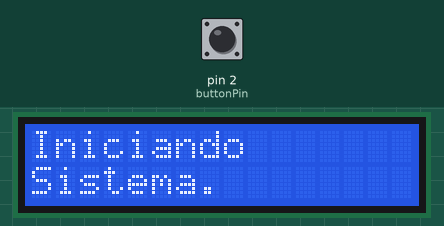
A sketch run on a simulated Arduino Uno, built with avr-gcc and run on an emulated ATmega328P. On the bench: 16×2 character LCD. The test bench sets the inputs (shaded band); at power-on: pin 2 (buttonPin) HIGH. No radio packets arrive unless stated.

Above: at 0.8 s.
At 4.6 s:
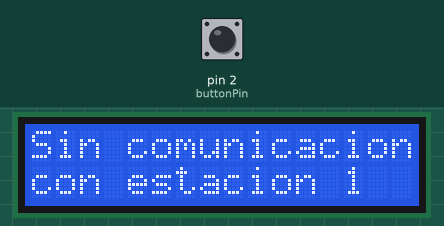
4.7 s: pin 2 (buttonPin) pulled LOW for 0.15 s
At 5.9 s:
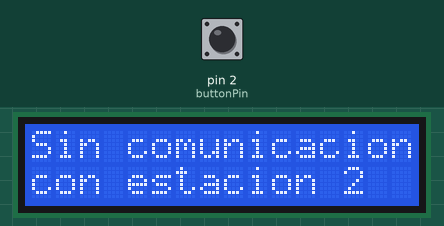
Timing chart, 0 to 7.7 s (numbered marks = the images above; inputs shaded):
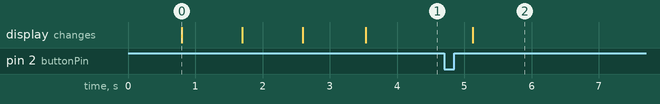

Measured:
- after the input at 4.7 s, the display: changes after 0.43 s (image 2)

The sketch:

Base00.ino
```cpp
//          == Base/ Master Node 00==

#include <SPI.h>
#include<Wire.h>
#include <RF24Network.h>
#include <RF24.h>
#include <LiquidCrystal_I2C.h>

//===== === =====//

RF24 radio(9, 10);               // nRF24L01 (CE,CSN)
RF24Network network(radio);      // Include the radio in the network
RF24NetworkHeader header;        // Header RF24Network
const uint16_t this_node = 00;   // Address of this node in Octal format ( 04,031, etc)
const uint16_t node01 = 01;      // Address of the other node in Octal format
const uint16_t node02 = 02;
uint16_t station = node01;       // Current station from which information is being received


LiquidCrystal_I2C lcd(0x27, 16, 2);
byte C[8] = { B00100, B01010, B00100, B00000, B00000, B00000, B00000, B00000 };


typedef struct {
  float temp, hA, hS;
  int ID;
}
st;
st incomingData;


const int timeThreshold = 150;
const int buttonPin = 2;
long long timeCounter = 0;


bool flag = false;

//===== === =====//

void setup() {
  SPI.begin();
  radio.begin();
  network.begin(78, this_node);  //(channel, node address)
  radio.setPALevel(RF24_PA_MAX);

  startLCD();

  pinMode(buttonPin, INPUT_PULLUP);
  attachInterrupt(digitalPinToInterrupt(buttonPin), changeStation, FALLING);

  welcome();
}

void loop() {
  network.update();
  scanNetwork();
}
```

Network.ino
```cpp
void scanNetwork()
{
  if ( network.available() ) {     // Is there any incoming data?
    getData();
  } else {
    errorToConnect();
  }
}


void getData()
{
  //===== Receiving =====//
  updateData();
  if (header.from_node == station) {    // If data comes from current Node selected
    printIncomingData();
  }
}


void updateData()
{
  network.update();
  network.read(header, &incomingData, sizeof(incomingData)); // Read the incoming data
}


void changeStation()
{
  if (millis() > timeCounter + timeThreshold)
  {
    if (station == node01) {
      station = node02;
    } else {
      station = node01;
    }
    timeCounter = millis();
    flag = true;
  }
}
```

LCD.ino
```cpp
void startLCD()
{
  lcd.init();
  lcd.backlight();
  lcd.clear();
  lcd.createChar (0,C);
}


void welcome()
{
  lcd.setCursor(0, 0);
  lcd.print("Iniciando");
  lcd.setCursor(0, 1);
  lcd.print("Sistema");
  delay(700);
  lcd.print(".");
  delay(900);
  lcd.print(".");
  delay(900);
  lcd.print(".");
  delay(900);
}


void printIncomingData()
{
  for (int c = 0; c <= 2; c ++) {
    if ( flag == true ) {
      flag = false;
      return;
    }
    updateData();
    printLCD();
    delay(1000);
  }


  if ( flag == true ) {
    flag = false;
    return;
  }


  for (int c = 0; c <= 5; c ++) {
    updateData();
    lcd.scrollDisplayLeft();
    delay(200);
  }

  delay(2000);

  for (int c = 0; c <= 5; c ++) {
    updateData();
    lcd.scrollDisplayRight();
    delay(200);
  }
}


void printLCD()
{
  lcd.clear();
  lcd.setCursor(0, 0);
  lcd.print("Estacion ");
  lcd.print(incomingData.ID);
  lcd.setCursor(0, 1);
  lcd.print("T:");
  lcd.print((int)incomingData.temp);
  lcd.write (byte (0));
  lcd.print("C");
  lcd.print(" HA:");
  lcd.print((int)incomingData.hA);
  lcd.print("%/T");
  lcd.print(" HS:");
  lcd.print((int)incomingData.hS);
  lcd.print("%");
}


void errorToConnect()
{
  lcd.clear();
  lcd.setCursor(0, 0);
  lcd.print("Sin comunicacion");
  lcd.setCursor(0, 1);
  lcd.print("con estacion ");
  lcd.print( (int) station );
  delay(500);
}
```
